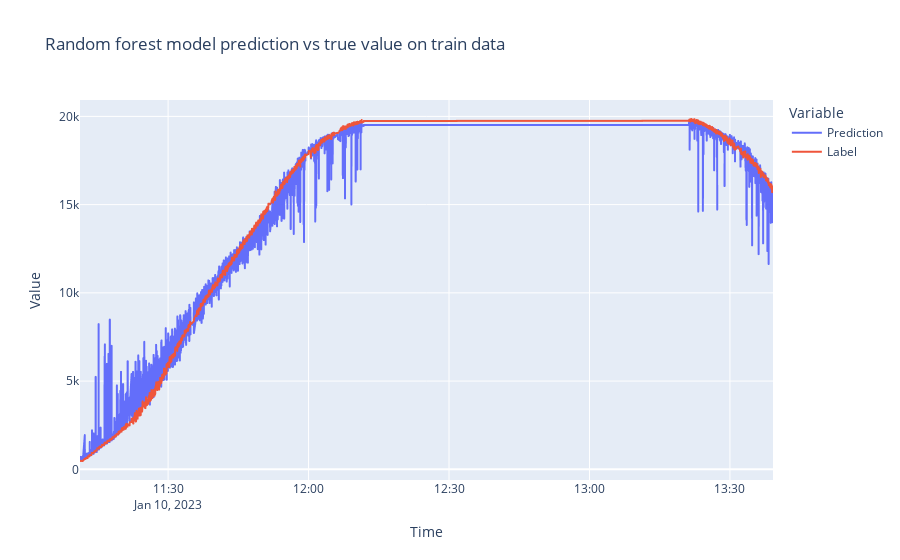

Source (notebook cell):
### Code cell
fig = px.line(df_trainrf, y=["Prediction", "Label"], x=time_train["time"], title="Random forest model prediction vs true value on train data",
             labels={"variable": "Variable"})
fig.update_layout(
    xaxis_title="Time",
    yaxis_title = "Value"

    )


fig.show()

### Figure 1 — Plotly figure (JSON) as saved in the notebook; plotly's stock layout.template omitted (floating-point values rounded to 4 significant figures; data arrays with more than 128 entries replaced by an {"elided": "..."} marker saying what was removed)
{"data": [{"hovertemplate": "Variable=Prediction<br>x=%{x}<br>value=%{y}<extra></extra>", "legendgroup": "Prediction", "line": {"color": "#636efa", "dash": "solid"}, "marker": {"symbol": "circle"}, "mode": "lines", "name": "Prediction", "showlegend": true, "type": "scattergl", "x": {"elided": "4329 str values"}, "xaxis": "x", "y": {"elided": "4329 float values"}, "yaxis": "y"}, {"hovertemplate": "Variable=Label<br>x=%{x}<br>value=%{y}<extra></extra>", "legendgroup": "Label", "line": {"color": "#EF553B", "dash": "solid"}, "marker": {"symbol": "circle"}, "mode": "lines", "name": "Label", "showlegend": true, "type": "scattergl", "x": {"elided": "4329 str values"}, "xaxis": "x", "y": {"elided": "4329 float values"}, "yaxis": "y"}], "layout": {"legend": {"title": {"text": "Variable"}, "tracegroupgap": 0}, "title": {"text": "Random forest model prediction vs true value on train data"}, "xaxis": {"anchor": "y", "domain": [0, 1], "title": {"text": "Time"}}, "yaxis": {"anchor": "x", "domain": [0, 1], "title": {"text": "Value"}}}}
